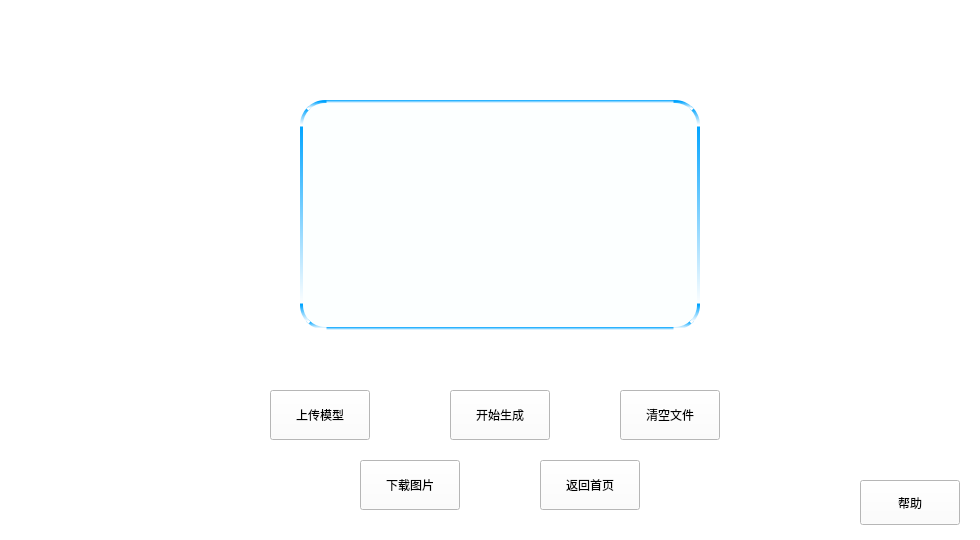
<?xml version="1.0" encoding="UTF-8"?>
<ui version="4.0">
 <class>MoreFunction</class>
 <widget class="QWidget" name="MoreFunction">
  <property name="enabled">
   <bool>true</bool>
  </property>
  <property name="geometry">
   <rect>
    <x>0</x>
    <y>0</y>
    <width>980</width>
    <height>540</height>
   </rect>
  </property>
  <property name="acceptDrops">
   <bool>true</bool>
  </property>
  <property name="windowTitle">
   <string>Form</string>
  </property>
  <property name="styleSheet">
   <string notr="true">background-color: rgb(255, 255, 255);</string>
  </property>
  <widget class="QPushButton" name="Help">
   <property name="geometry">
    <rect>
     <x>860</x>
     <y>480</y>
     <width>100</width>
     <height>45</height>
    </rect>
   </property>
   <property name="text">
    <string>帮助</string>
   </property>
  </widget>
  <widget class="QLabel" name="logo">
   <property name="geometry">
    <rect>
     <x>40</x>
     <y>10</y>
     <width>100</width>
     <height>100</height>
    </rect>
   </property>
   <property name="styleSheet">
    <string notr="true">background:url(:/graph/logo.png)</string>
   </property>
   <property name="text">
    <string/>
   </property>
   <property name="alignment">
    <set>Qt::AlignCenter</set>
   </property>
  </widget>
  <widget class="QLabel" name="name">
   <property name="geometry">
    <rect>
     <x>140</x>
     <y>30</y>
     <width>270</width>
     <height>50</height>
    </rect>
   </property>
   <property name="styleSheet">
    <string notr="true">font: 700 28pt &quot;Microsoft YaHei UI&quot;;
color: white;
background: rgb(255, 255, 255, 0);</string>
   </property>
   <property name="text">
    <string>MetaPortrait</string>
   </property>
   <property name="alignment">
    <set>Qt::AlignCenter</set>
   </property>
  </widget>
  <widget class="QLabel" name="label">
   <property name="geometry">
    <rect>
     <x>700</x>
     <y>20</y>
     <width>300</width>
     <height>70</height>
    </rect>
   </property>
   <property name="styleSheet">
    <string notr="true">border: 3px rgba(255, 255, 255, 0);
border-radius: 25px;   
background: rgba(255, 255, 255,75);
font: 700 28pt &quot;Microsoft YaHei UI&quot;;
color: white;
letter-spacing: 3px</string>
   </property>
   <property name="text">
    <string>热力图</string>
   </property>
   <property name="alignment">
    <set>Qt::AlignCenter</set>
   </property>
  </widget>
  <widget class="QGraphicsView" name="graphicsView_3">
   <property name="geometry">
    <rect>
     <x>300</x>
     <y>100</y>
     <width>400</width>
     <height>230</height>
    </rect>
   </property>
   <property name="styleSheet">
    <string notr="true">border: 3px solid qlineargradient(spread:pad, x1:0, y1:0, x2:0, y2:1, stop:0 rgba(0, 164, 255, 255), stop:1 rgba(255, 255, 255, 255));
border-radius: 25px;  
font: 700 20pt &quot;Microsoft YaHei UI&quot;;
color: white; 
background: rgba(248, 255, 255,100);
</string>
   </property>
  </widget>
  <widget class="QPushButton" name="UploadModel">
   <property name="geometry">
    <rect>
     <x>270</x>
     <y>390</y>
     <width>100</width>
     <height>50</height>
    </rect>
   </property>
   <property name="text">
    <string>上传模型</string>
   </property>
  </widget>
  <widget class="QPushButton" name="StartGenerating">
   <property name="geometry">
    <rect>
     <x>450</x>
     <y>390</y>
     <width>100</width>
     <height>50</height>
    </rect>
   </property>
   <property name="text">
    <string>开始生成</string>
   </property>
  </widget>
  <widget class="QPushButton" name="ReturnMain">
   <property name="geometry">
    <rect>
     <x>540</x>
     <y>460</y>
     <width>100</width>
     <height>50</height>
    </rect>
   </property>
   <property name="text">
    <string>返回首页</string>
   </property>
  </widget>
  <widget class="QPushButton" name="DownloadImage">
   <property name="geometry">
    <rect>
     <x>360</x>
     <y>460</y>
     <width>100</width>
     <height>50</height>
    </rect>
   </property>
   <property name="text">
    <string>下载图片</string>
   </property>
  </widget>
  <widget class="QPushButton" name="ClearFile">
   <property name="geometry">
    <rect>
     <x>620</x>
     <y>390</y>
     <width>100</width>
     <height>50</height>
    </rect>
   </property>
   <property name="text">
    <string>清空文件</string>
   </property>
  </widget>
  <widget class="QLabel" name="background">
   <property name="geometry">
    <rect>
     <x>0</x>
     <y>0</y>
     <width>980</width>
     <height>540</height>
    </rect>
   </property>
   <property name="styleSheet">
    <string notr="true">background:url(:/graph/background.png)</string>
   </property>
   <property name="text">
    <string/>
   </property>
  </widget>
  <widget class="QLabel" name="ModelPathLabel">
   <property name="geometry">
    <rect>
     <x>313</x>
     <y>115</y>
     <width>371</width>
     <height>201</height>
    </rect>
   </property>
   <property name="styleSheet">
    <string notr="true">background:rgba(255, 255, 255, 0);
color:rgb(255, 255, 255);
font-family: &quot;Microsoft YaHei&quot;, SimHei, sans-serif; 
font-size: 32px; 
font-weight: bold; </string>
   </property>
   <property name="text">
    <string/>
   </property>
  </widget>
  <zorder>background</zorder>
  <zorder>Help</zorder>
  <zorder>logo</zorder>
  <zorder>name</zorder>
  <zorder>label</zorder>
  <zorder>graphicsView_3</zorder>
  <zorder>UploadModel</zorder>
  <zorder>StartGenerating</zorder>
  <zorder>ReturnMain</zorder>
  <zorder>DownloadImage</zorder>
  <zorder>ClearFile</zorder>
  <zorder>ModelPathLabel</zorder>
 </widget>
 <resources/>
 <connections/>
</ui>
